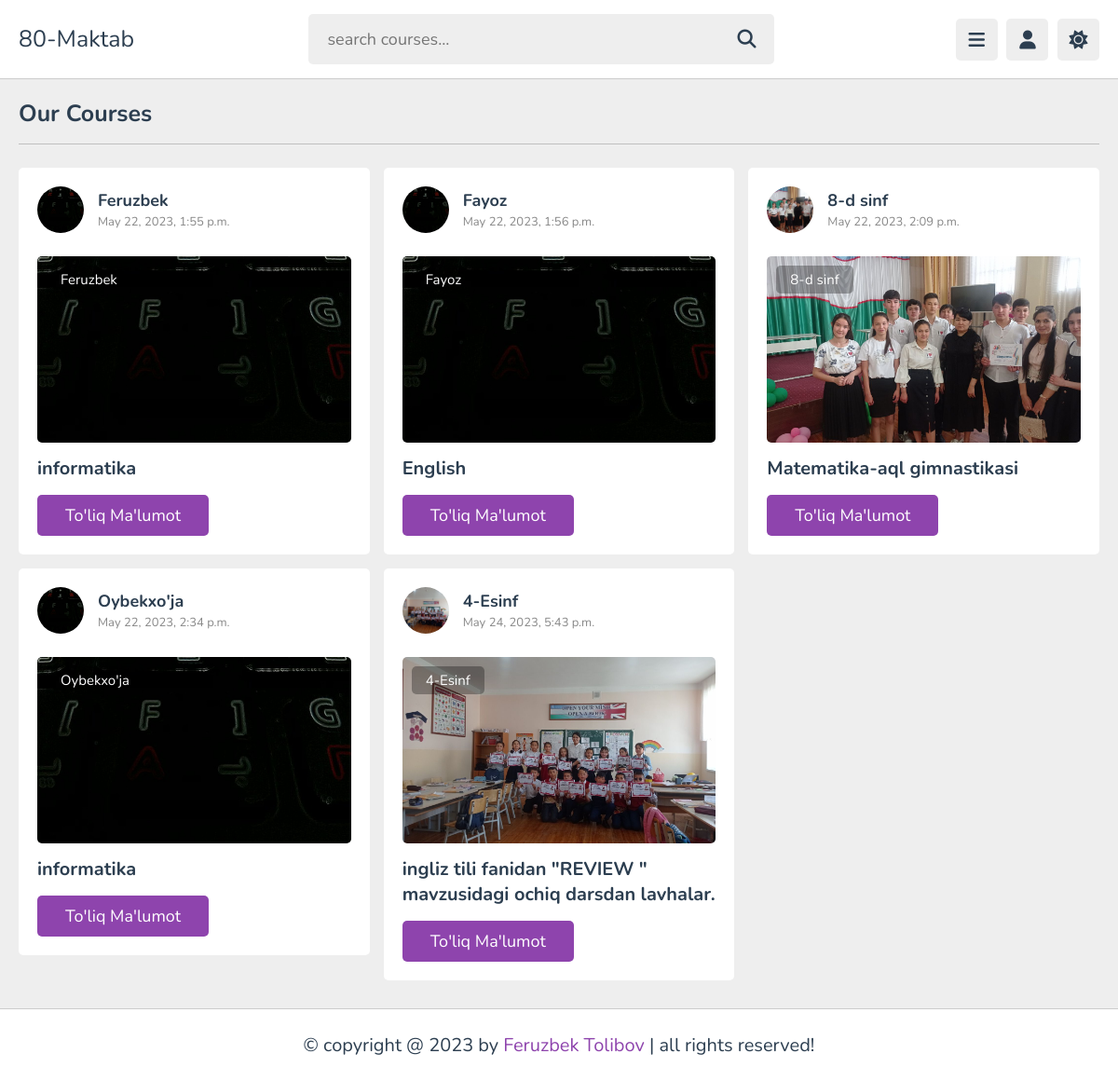
The app's page /bizning_faxr/ with its own data.
### ap/models.py (models this page shows, shortened)
class Faxrimiz(models.Model):
    images = models.ImageField(upload_to='image/')
    name = models.CharField(max_length=100,blank=True,null=True)
    img= models.ImageField(upload_to='image/')
    data = models.DateTimeField(auto_now_add=True)
    about = models.CharField(max_length=999)
    aboutt = models.CharField(max_length=999)
    rasm = models.ImageField(upload_to='image/',blank=True,null=True)
    rasm2 = models.ImageField(upload_to='image/',blank=True,null=True)
    rasm3 = models.ImageField(upload_to='image/',blank=True,null=True)
    author = models.ForeignKey(Author,on_delete=models.CASCADE)

### ap/views.py (the view)
# urls.py: path('bizning_faxr/',bizning,name='courses'),
def bizning(request):
    context = Faxrimiz.objects.all()
    return render(request,'courses.html',{"context":context})

### templates/courses.html (shortened to what this page needs)
{% load static %}
<!DOCTYPE html>
<html lang="en">
<head>
   <link rel="stylesheet" href="https://cdnjs.cloudflare.com/ajax/libs/font-awesome/6.1.2/css/all.min.css">
   <link rel="stylesheet" href="{% static 'css/style.css' %}">
</head>
<body>
<header class="header">
   <section class="flex">
      <a href="{% url 'home' %}" class="logo">80-Maktab</a>
      <form action="search.html" method="post" class="search-form">
         <input type="text" name="search_box" required placeholder="search courses..." maxlength="100">
         <button type="submit" class="fas fa-search"></button>
      </form>
      <div class="icons">
         <div id="menu-btn" class="fas fa-bars"></div>
         <div id="user-btn" class="fas fa-user"></div>
         <div id="toggle-btn" class="fas fa-sun"></div>
      </div>
   </section>
</header>
<section class="courses">
   <h1 class="heading">our courses</h1>
   <div class="box-container">
      {% for i in context %}
      <div class="box">
         <div class="tutor">
            <img src="{{i.images.url}}" alt="">
            <div class="info">
               <h3>{{i.name}}</h3>
               <span>{{i.data}}</span>
            </div>
         </div>
         <div class="thumb">
            <img src="{{i.img.url}}" alt="">
            <span>{{i.name}}</span>
         </div>
         <h3 class="title">{{i.about}}</h3>
         <a href="{% url 'playlist' i.name %}" class="inline-btn">To'liq ma'lumot</a>
      </div>
      {% endfor %}
   </div>
</section>
<footer class="footer">
   &copy; copyright @ 2023 by <span>Feruzbek Tolibov</span> | all rights reserved!
</footer>
</body>
</html>

### static/css/style.css (style rules this page uses)
:root { --main-color:#8e44ad; --red:#e74c3c; --orange:#f39c12; --light-color:#888; --light-bg:#eee; --black:#2c3e50; --white:#fff; --border:.1rem solid rgba(0,0,0,.2); }
* { font-family: 'Nunito', sans-serif; margin:0; padding:0; box-sizing: border-box; outline: none; border:none; text-decoration: none; }
html { font-size: 62.5%; overflow-x: hidden; }
body { background-color: var(--light-bg); padding-left: 30rem; }
section { padding:2rem; margin: 0 auto; max-width: 1200px; }
.heading { font-size: 2.5rem; color:var(--black); margin-bottom: 2.5rem; border-bottom: var(--border); padding-bottom: 1.5rem; text-transform: capitalize; }
.inline-btn, .inline-option-btn, .inline-delete-btn, .btn, .delete-btn, .option-btn { border-radius: .5rem; color:#fff; font-size: 1.8rem; cursor: pointer; text-transform: capitalize; padding:1rem 3rem; text-align: center; margin-top: 1rem; }
.inline-btn, .inline-option-btn, .inline-delete-btn { display: inline-block; }
.btn, .inline-btn { background-color: var(--main-color); }
.header { position: sticky; top:0; left:0; right: 0; background-color: var(--white); z-index: 1000; border-bottom: var(--border); }
.header .flex { display: flex; align-items: center; justify-content: space-between; position: relative; padding: 1.5rem 2rem; }
.header .flex .logo { font-size: 2.5rem; color: var(--black); }
.header .flex .search-form { width: 50rem; border-radius: .5rem; background-color: var(--light-bg); padding:1.5rem 2rem; display: flex; gap:2rem; }
.header .flex .search-form input { width: 100%; font-size: 1.8rem; color:var(--black); background:none; }
.header .flex .search-form button { background:none; font-size: 2rem; cursor: pointer; color:var(--black); }
.header .flex .icons div { font-size: 2rem; color:var(--black); background-color: var(--light-bg); border-radius: .5rem; height: 4.5rem; width: 4.5rem; line-height: 4.5rem; cursor: pointer; text-align: center; margin-left: .7rem; }
.courses .box-container { display: grid; grid-template-columns: repeat(auto-fit, minmax(30rem, 1fr)); gap:1.5rem; justify-content: left; align-items: flex-start; }
.courses .box-container .box { border-radius: .5rem; background-color: var(--white); padding: 2rem; }
.courses .box-container .box .tutor { display: flex; align-items: center; gap: 1.5rem; margin-bottom: 2.5rem; }
.courses .box-container .box .tutor img { height: 5rem; width: 5rem; border-radius: 50%; object-fit: cover; }
.courses .box-container .box .tutor h3 { font-size: 1.8rem; color: var(--black); margin-bottom: .2rem; }
.courses .box-container .box .tutor span { font-size: 1.3rem; color:var(--light-color); }
.courses .box-container .box .thumb { position: relative; }
.courses .box-container .box .thumb span { position: absolute; top:1rem; left: 1rem; border-radius: .5rem; padding: .5rem 1.5rem; background-color: rgba(0,0,0,.3); color: #fff; font-size: 1.5rem; }
.courses .box-container .box .thumb img { width: 100%; height: 20rem; object-fit: cover; border-radius: .5rem; }
.courses .box-container .box .title { font-size: 2rem; color: var(--black); padding-bottom: .5rem; padding-top: 1rem; }
.footer { background-color: var(--white); border-top: var(--border); position: sticky; bottom: 0; left: 0; right: 0; text-align: center; font-size: 2rem; padding:2.5rem 2rem; color:var(--black); margin-top: 1rem; z-index: 1000; }
.footer span { color:var(--main-color); }
@media (max-width:1200px) { body { padding-left: 0; } }

### records on screen
Faxrimiz: images (picture), name "Feruzbek", data "May 22, 2023, 1:55 p.m.", img (picture), about "informatika"
Faxrimiz: images (picture), name "Fayoz", data "May 22, 2023, 1:56 p.m.", img (picture), about "English"
Faxrimiz: images (picture), name "8-d sinf", data "May 22, 2023, 2:09 p.m.", img (picture), about "Matematika-aql gimnastikasi"
Faxrimiz: images (picture), name "Oybekxo'ja", data "May 22, 2023, 2:34 p.m.", img (picture), about "informatika"
Faxrimiz: images (picture), name "4-Esinf", data "May 24, 2023, 5:43 p.m.", img (picture), about "ingliz tili fanidan \"REVIEW \" mavzusidagi ochiq darsdan lavhalar."
